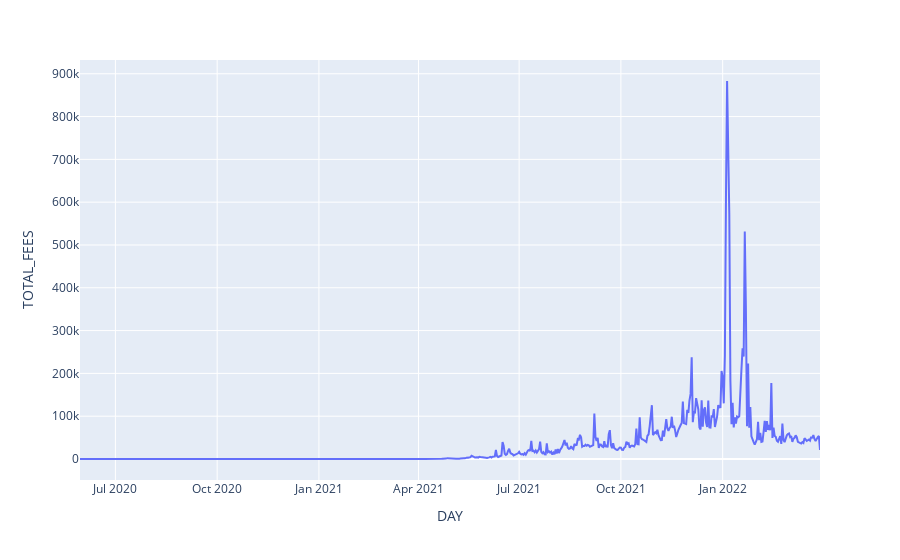

The notebook cell this image was saved under:
### Code cell
fig = px.line(
    df, 
    x = "DAY",
    y = "TOTAL_FEES"
)
fig.show()

### Figure 1 — Plotly figure (JSON) as saved in the notebook; plotly's stock layout.template omitted (floating-point values rounded to 4 significant figures; data arrays with more than 128 entries replaced by an {"elided": "..."} marker saying what was removed)
{"data": [{"hovertemplate": "DAY=%{x}<br>TOTAL_FEES=%{y}<extra></extra>", "legendgroup": "", "line": {"color": "#636efa", "dash": "solid"}, "marker": {"symbol": "circle"}, "mode": "lines", "name": "", "orientation": "v", "showlegend": false, "type": "scatter", "x": {"elided": "652 str values"}, "xaxis": "x", "y": {"elided": "652 float values"}, "yaxis": "y"}], "layout": {"autosize": true, "legend": {"tracegroupgap": 0}, "margin": {"t": 60}, "xaxis": {"anchor": "y", "autorange": true, "domain": [0, 1], "range": ["2020-05-30", "2022-03-30"], "title": {"text": "DAY"}, "type": "date"}, "yaxis": {"anchor": "x", "autorange": true, "domain": [0, 1], "range": [-49060.0, 932100.0], "title": {"text": "TOTAL_FEES"}, "type": "linear"}}}
